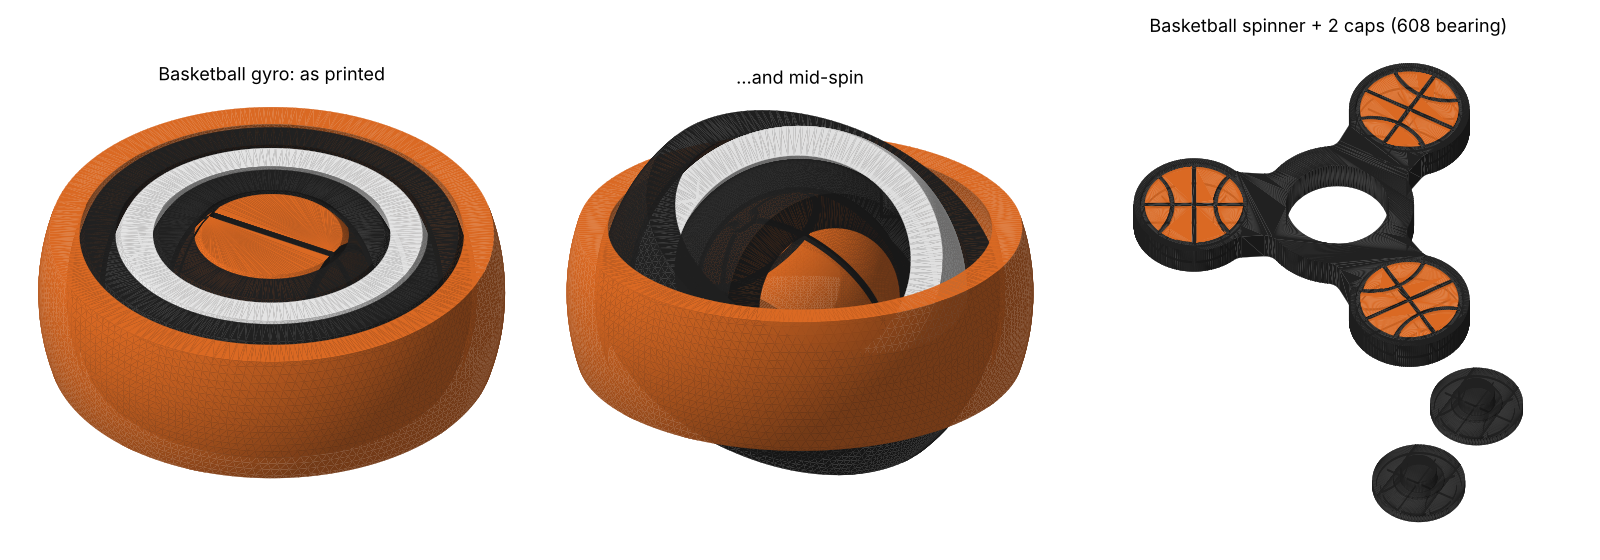

Source code (Python):
"""Render preview images from the painted 3MFs, in their filament colours.

    python3 preview.py        (needs trimesh, matplotlib)

Writes stl/basketball-gyro.png, stl/basketball-spinner.png and preview.png
(both fidgets side by side, plus the gyro opened up to show it spins).
"""
import re
import zipfile
import numpy as np
import trimesh
import matplotlib
matplotlib.use("Agg")
import matplotlib.pyplot as plt
from matplotlib.collections import PolyCollection
import make_fidgets as mk

LIGHT = np.array([-0.3, -0.5, 0.8]) / np.linalg.norm([-0.3, -0.5, 0.8])


def read_3mf(path):
    """[(vertices, faces, filament index per face)] for each object, placed."""
    xml = zipfile.ZipFile(path).read("3D/3dmodel.model").decode()
    colours = [c[:7] for c in re.findall(r'<m:color color="([^"]+)"', xml)]
    items = dict(re.findall(r'<item objectid="(\d+)" transform="[^"]*? ([-\d.]+ [-\d.]+) 0"', xml))
    objs = []
    for oid, body in re.findall(r'<object id="(\d+)" type="model"><mesh>(.*?)</mesh>', xml):
        v = np.array(re.findall(r'<vertex x="([^"]+)" y="([^"]+)" z="([^"]+)"', body), float)
        t = re.findall(r'<triangle v1="(\d+)" v2="(\d+)" v3="(\d+)" paint_color="([^"]+)"', body)
        fc = np.array([x[:3] for x in t], int)
        k = np.array([mk.PAINT_CODE.index(x[3]) for x in t])
        ox, oy = map(float, items.get(oid, "0 0").split())
        objs.append((v + [ox, oy, 0], fc, k))
    return objs, colours


def view(elev, azim):
    """Rotation taking world coords to (screen x, screen y, depth towards viewer)."""
    e, a = np.radians(elev), np.radians(azim)
    rz = np.array([[np.cos(a), -np.sin(a), 0], [np.sin(a), np.cos(a), 0], [0, 0, 1]])
    rx = np.array([[1, 0, 0], [0, np.cos(e - np.pi / 2), -np.sin(e - np.pi / 2)],
                   [0, np.sin(e - np.pi / 2), np.cos(e - np.pi / 2)]])
    return rx @ rz


def draw(ax, meshes, colours, elev=35, azim=-30):
    rgb = np.array([[int(c[j:j + 2], 16) / 255 for j in (1, 3, 5)] for c in colours])
    R = view(elev, azim)
    polys, cols, depth = [], [], []
    for v, f, k in meshes:
        m = trimesh.Trimesh(v, f, process=False)
        n = m.face_normals
        tri = m.triangles @ R.T
        nv = n @ R.T
        keep = nv[:, 2] > 0                       # back faces culled
        shade = 0.45 + 0.55 * np.clip(n[keep] @ LIGHT, 0, 1)
        polys.append(tri[keep][:, :, :2])
        cols.append(np.clip(rgb[k[keep]] * shade[:, None] + 0.04, 0, 1))
        depth.append(tri[keep][:, :, 2].mean(1))
    polys, cols, depth = np.concatenate(polys), np.concatenate(cols), np.concatenate(depth)
    o = np.argsort(depth)
    ax.add_collection(PolyCollection(polys[o], facecolors=cols[o], edgecolors=cols[o], linewidths=0.15))
    ax.autoscale()
    ax.set_aspect("equal")
    ax.axis("off")


def components(faces, n_verts):
    """Label each face with its connected body (union-find over shared vertices)."""
    parent = np.arange(n_verts)

    def root(i):
        while parent[i] != i:
            parent[i] = parent[parent[i]]
            i = parent[i]
        return i

    for a, b, c in faces:
        ra, rb, rc = root(a), root(b), root(c)
        parent[rb] = ra
        parent[root(rc)] = ra
    return np.array([root(a) for a in faces[:, 0]])


def gyro_opened(objs):
    """The gyro mid-spin: each pivot turned so the rings stand at angles."""
    v, f, k = objs[0]
    centre = np.array([0, 0, (v[:, 2].min() + v[:, 2].max()) / 2])
    body = components(f, len(v))
    ids = sorted(set(body), key=lambda b: np.abs(v[f[body == b]] - centre).max())
    angles = [70, 45, 35, 25]          # ball about x, ring 1 about y, ring 2 about x, ...
    vv = v - centre
    out = []
    for i, b in enumerate(ids):        # inside out: the ball, then each ring
        sel = body == b
        w = vv.copy()
        for p in range(i, len(angles)):   # part i turns with every pivot outside it
            axis = [1, 0, 0] if p % 2 == 0 else [0, 1, 0]
            w = w @ trimesh.transformations.rotation_matrix(np.radians(angles[p]), axis)[:3, :3].T
        out.append((w + centre, f[sel], k[sel]))
    return out


def main():
    gyro, colours = read_3mf(mk.OUT / "basketball-gyro.3mf")
    spinner, _ = read_3mf(mk.OUT / "basketball-spinner.3mf")
    opened = gyro_opened(gyro)

    for name, meshes, kw in [("basketball-gyro", gyro, {}), ("basketball-spinner", spinner, {"elev": 50})]:
        fig, ax = plt.subplots(figsize=(6, 5))
        draw(ax, meshes, colours, **kw)
        fig.savefig(mk.OUT / f"{name}.png", dpi=110, bbox_inches="tight", facecolor="white")
        plt.close(fig)

    fig, ax = plt.subplots(1, 3, figsize=(16, 5.6))
    draw(ax[0], gyro, colours)
    ax[0].set_title("Basketball gyro: as printed", fontsize=13)
    draw(ax[1], opened, colours, elev=25, azim=-40)
    ax[1].set_title("…and mid-spin", fontsize=13)
    draw(ax[2], spinner, colours, elev=50)
    ax[2].set_title("Basketball spinner + 2 caps (608 bearing)", fontsize=13)
    fig.tight_layout()
    fig.savefig(mk.HERE / "preview.png", dpi=100, facecolor="white")


if __name__ == "__main__":
    main()
